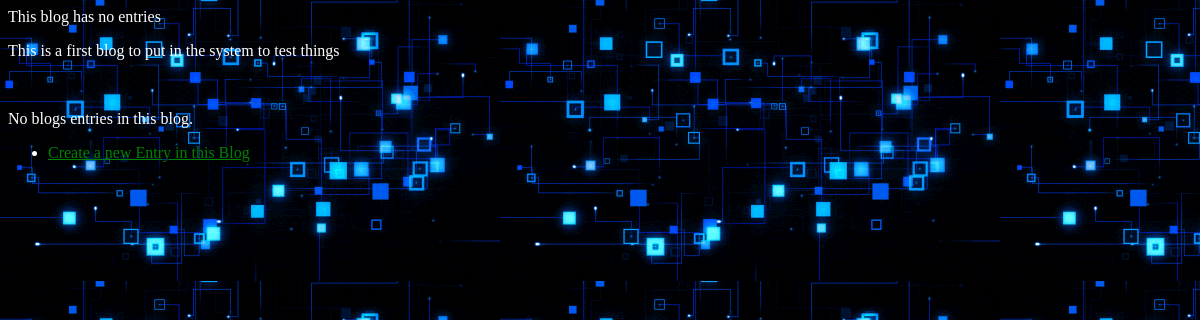
The app's page /blog/2/ with its own data.
### blog/models.py (models this page shows, shortened)
class Blog(models.Model):
    name = models.CharField(max_length=200)
    tagline = models.CharField(max_length=500)
    def get_blog_entries(self):
        return self.blogentry_set.all()

### blog/views.py (the view)
# urls.py: path("<int:pk>/", views.BlogDetailView.as_view(), name="blog"),
class BlogDetailView(generic.DetailView):
    model = Blog
    template_name = "blog/blog.html"
    def get(self, request, *args, **kwargs):
        blog = get_object_or_404(Blog, pk=kwargs['pk'])
        entries = blog.get_blog_entries()
        return render(request, "blog/blog.html", {'blog': blog, 'entries':entries})

### blog/templates/blog/blog.html (shortened to what this page needs)
{% load static %}
<link rel="stylesheet" type="text/css" href="{% static 'blog/style.css' %}" />
<p>{{ blog.name }}</p>
<p>{{ blog.tagline }}</p>
{% if entries %}
    <ul>
	{% for entry in entries %}
		<li><a href="{% url 'blog:blogentry' entry.id %}">{{ entry.title }}</a></li>
	{% endfor %}
    </ul>
{% else %}
	<p>No blogs entries in this blog.</p>
{% endif %}
<ul>
<li><a href="{% url 'blog:blogentry_creation' %}">Create a new Entry in this Blog</a></li>
</ul>

### blog/static/blog/style.css (style rules this page uses)
li { color: white; }
li a { color: green; }
p { color: white; }

### records on screen
Blog: name "This blog has no entries", tagline "This is a first blog to put in the system to test things"
